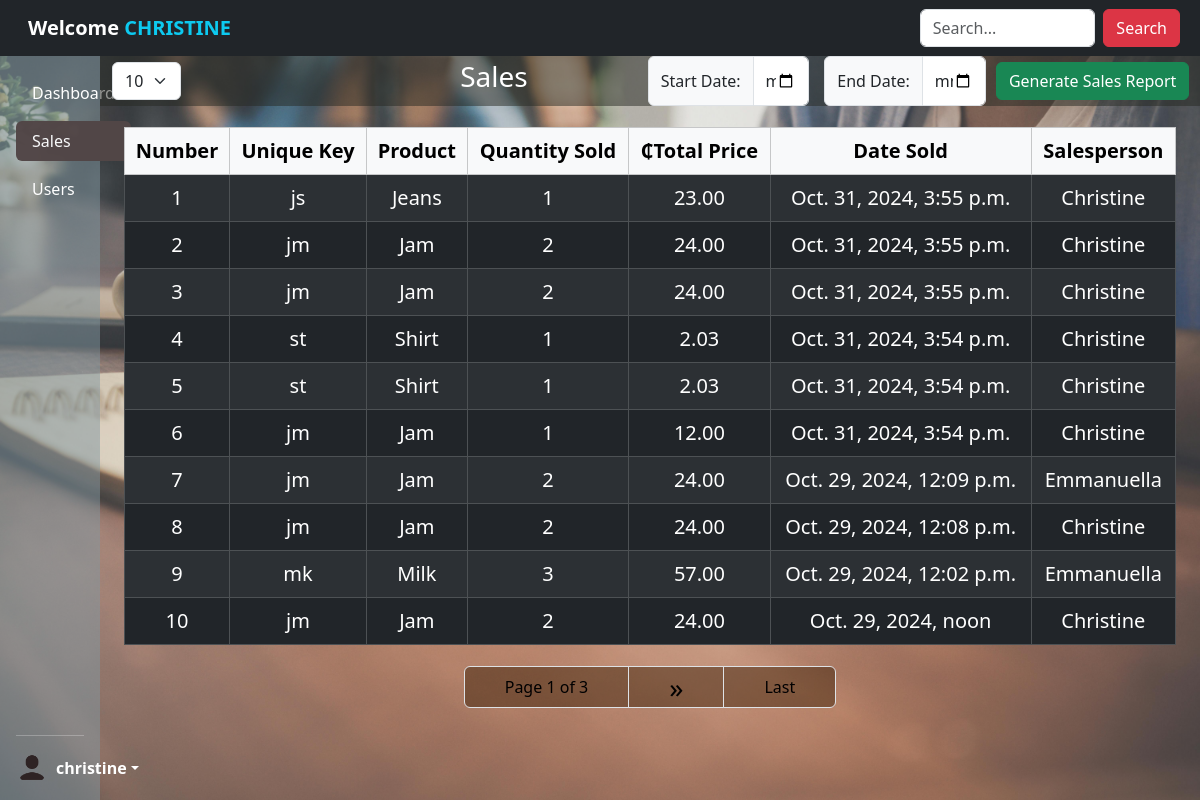
Screenshot of /view-sales/ (signed in) with the database file from the repository.
### revision_app/models.py (models this page shows, shortened)
class Sale(models.Model):
    product = models.ForeignKey(Products, on_delete=models.CASCADE)
    quantity_sold = models.PositiveBigIntegerField()
    total_price = models.DecimalField(max_digits=10, decimal_places=2)
    salesperson = models.ForeignKey(User, on_delete=models.SET_NULL, null=True)  # Link the sale to a user
    date_sold = models.DateTimeField(default=timezone.now)
    unique_key = models.CharField(
        max_length=2,
        blank=True,
        editable=False
    )
    class Meta:
        verbose_name = 'Sale'
        verbose_name_plural = 'Sales'

class Products(models.Model):
    product_name = models.CharField(max_length=200, db_index=True)
    price = models.DecimalField(max_digits=10, decimal_places=2, db_index=True)
    stock = models.PositiveBigIntegerField(default=0, db_index=True)
    unique_key = models.CharField(
        max_length=2,
        blank=True,
        editable=False,
        unique=True
    )
    def __str__(self):
        return self.product_name
    class Meta:
        verbose_name_plural = 'Products'
        ordering = ['product_name']

### revision_app/views.py (the view, shortened to what this page needs)
# urls.py: path('view-sales/', SalesListView.as_view(), name='view-sales'),
class SalesListView(LoginRequiredMixin, TemplateView):
    template_name = 'revision_app/sales.html'
    def get_context_data(self, **kwargs):
        context = super().get_context_data(**kwargs)
        paginate_by = self.request.GET.get('paginate_by', 10)
        sales = Sale.objects.all().order_by('-date_sold')
        products = Products.objects.all()
        search_input = self.request.GET.get('q', '').strip()
        paginator = Paginator(sales, int(paginate_by))
        page_number = self.request.GET.get('page')
        page_obj = paginator.get_page(page_number)
        context['page_obj'] = page_obj
        context['object_list'] = page_obj.object_list
        context['products'] = products
        context['sales'] = sales
        context['paginate_by'] = paginate_by
        context['search_input'] = search_input
        return context

### revision_app/templates/revision_app/sales.html (shortened to what this page needs)
{% extends 'revision_app/main.html' %}
{% load static %}
{% block content %}
{% include 'revision_app/pageloader.html' %}
<head><link rel="stylesheet" href="{% static 'css/bootstrap.css'  %}"></head>
<body style="background-image: url('{% static 'img/pexels-tirachard-kumtanom-112571-733856.jpg' %}'); background-size: cover; background-position: center; min-height: 100vh;">
<div class="container-fluid my-0 position-relative mx-0 px-0" style="padding-top: 56px; z-index: 1;">
<div class="container-fluid mx-0 px-0 w-100">
<div class="row">
<div class="d-flex mb-6 justify-content-end text-align-center position-fixed" style="z-index: 1050; width: 91.78%; background-color: rgba(39, 41, 35, 0.5);">
    <div class="input-group my-0 py-0" style="width: 15%; height: inherit; margin-right: auto;">
    <span class="d-flex align-items-center"><form method="get" action="" >
        <select name="paginate_by" id="paginate_by" onchange="this.form.submit()" class="form-select px-6" style="height: fit-content;">
          <option value="10" {% if request.GET.paginate_by == '10' %}selected{% endif %}>10</option>
        </select>
      </form></span></div>
    <h3 class="text-align-center text-white py-1" style="margin-right: 15vh;">Sales</h3>
    <div class="input-group my-0 py-0" style="width: 15%; height: inherit; margin-right: 15px;">
        <span class="input-group-text">Start Date:</span>
        <input type="date" id="start_date" class="form-control">
      </div>
    <div class="input-group" style="width: 15%; height: inherit; margin-right: 10px;">
        <span class="input-group-text">End Date:</span>
        <input type="date" id="end_date" class="form-control">
     </div>
     <span class="d-flex align-items-center"><a href="{% url 'generate_pdf' %}" class="btn btn-success" onclick="generatePDF()">Generate Sales Report</a></span>
</div></div>
<div class="container-fluid" style="padding-top: 55px;">
<table class="table table-bordered my-3 w-100 text-center fs-5 table-dark table-striped ">
    <thead>
        <tr class="table-light">
            <th>Number</th>
            <th>Unique Key</th>
            <th>Product</th>
            <th>Quantity Sold</th>
            <th>&#8373;Total Price</th>
            <th>Date Sold</th>
            <th>Salesperson</th>
        </tr>
    </thead>
    <tbody>
        {% for sale in page_obj.object_list %}
        <tr>
            <td>{{ forloop.counter }}</td>
            <td>{{ sale.unique_key }}</td>
            <td>{{ sale.product }}</td>
            <td>{{ sale.quantity_sold }}</td>
            <td>{{ sale.total_price|floatformat:2 }}</td>
            <td>{{ sale.date_sold }}</td>
            <td>{{ sale.salesperson.username|capfirst }}
        </tr>
        {% empty %}
        <tr>
            <td colspan="6">No sales available.</td>
        </tr>
        {% endfor %}
    </tbody>
</table>
<div class="flex-row d-flex justify-content-center">
<nav aria-label="Page navigation example" style="margin-top: 0.5%;">
    <ul class="pagination">
  <li class="page-item"><a href="#" class="page-link"><span>Page {{ page_obj.number }} of {{ page_obj.paginator.num_pages }}</span></a></li>
  {% if page_obj.has_next %}
  <li class="page-item">
    <a href="?page={{ page_obj.next_page_number }}&paginate_by={{ paginate_by }}"
    class="page-link fs-3 d-flex align-items-center justify-content-center" style="height: 42px;">&raquo;</a>
    </li>
    <li class="page-item">
    <a href="?page={{ page_obj.paginator.num_pages }}&paginate_by={{ paginate_by }}" class="page-link">Last</a>
</li>
    {% endif %}
</ul>
</nav>
</div>
</div>
</div>
</div>
</div>
{% endblock %}

### revision_app/templates/revision_app/main.html (shortened to what this page needs)
{% load static %}
<!DOCTYPE html>
<html lang="en">
<head>
    <link rel="stylesheet" href="{% static 'css/bootstrap.css'  %}">
</head>
<body class="">
        <div class="container-fluid p-6">
        <div class="row">
            <div class="col-1 px-0" >
                <div class=" text-start d-flex flex-column justify-content-between flex-shrink-0 p-3 text-white position-fixed" style="height: 100vh; width: 8.33333333%; background-color: rgba(130, 152, 161, 0.5);">
        <ul class="nav flex-column mb-auto nav-pills" style="padding-top: 20px;">
          {% if request.user.groups.exists %}
            {% if request.user.groups.all.0.name == "admin" %}
              <li class="nav-item">
                <a href="{% url 'dashboard' %}" class="nav-link my-1 {% if request.path == '/' %}active{% endif %} text-white">Dashboard
                </a>
              </li>
              <li class="nav-item">
                <a href="{% url 'view-sales' %}" class="nav-link my-1 {% if request.path == '/view-sales/' %}active{% endif %} text-light">
                  Sales
                </a>
              </li>
              <li>
                <a href="{% url 'user' %}" class="nav-link my-1 {% if request.path == '/user/' %}active{% endif %} text-white">
                  Users
                </a>
              </li>
            {% endif %}
          {% endif %}
        </ul>
        <hr>
        <div class="dropdown">
          <a href="#" class="d-flex align-items-center text-white text-decoration-none dropdown-toggle" id="dropdownUser1" data-bs-toggle="dropdown" aria-expanded="false">
            <img src="{% static 'img/icons8_user_60px.png' %}" alt="" width="32" height="32" class="rounded-circle me-2">
            <strong>{{user.username}}</strong>
          </a>
        </div>
      </div></div>
<div class="col-11 p-0">
    <div class="container-fluid w-100 px-0 position-fixed"  style="z-index: 1050">
    <nav class="navbar navbar-expand-sm bg-dark navbar-dark fixed-top">
        <div class="container-fluid">
          <a class="navbar-brand ms-3" href="#">
            <strong>Welcome<span class="text-info"> {{request.user.username|upper}}</span></strong></a>
        </div>
        {% if request.user.groups.exists %}
            {% if request.user.groups.all.0.name == "admin" %}
        <form method="GET" action="" class="bd-search  ms-6 d-flex justify-content-between" style="margin-right: 20px;">
          <input class="form-control me-2" type="text" name="q" placeholder="Search..." value="{{search_input}}">
          <button type="submit" class="btn btn btn-danger">Search</button>
      </form>
      {% endif %}
            {% endif %}
      </nav>
    </div>
      <div class="container-fluid">
    {% block content %}
    {% endblock %}</div>
</div>
</div>
</body>
</html>

### revision_app/templates/revision_app/sales.html (style rules this page uses)
.pagination { justify-content: center; width: 100%; }
.pagination .page-item .page-link { min-width: 70%; padding: 0.5rem 2.5rem; font-size: 1rem; color: black; font-weight: 500; background-color: rgba(51, 26, 2, 0.45); }

### revision_app/templates/revision_app/main.html (style rules this page uses)
.nav-pills .nav-link { color: white; }
.nav-pills .nav-link.active { background-color: rgba(82, 71, 71, 0.979); color: white; }

### rows the page displays
Sale: unique_key "js", product "Jeans", quantity_sold "1", total_price "23.00", date_sold "Oct. 31, 2024, 3:55 p.m.", salesperson.username "Christine"
Sale: unique_key "jm", product "Jam", quantity_sold "2", total_price "24.00", date_sold "Oct. 31, 2024, 3:55 p.m.", salesperson.username "Christine"
Sale: unique_key "jm", product "Jam", quantity_sold "2", total_price "24.00", date_sold "Oct. 31, 2024, 3:55 p.m.", salesperson.username "Christine"
Sale: unique_key "st", product "Shirt", quantity_sold "1", total_price "2.03", date_sold "Oct. 31, 2024, 3:54 p.m.", salesperson.username "Christine"
Sale: unique_key "st", product "Shirt", quantity_sold "1", total_price "2.03", date_sold "Oct. 31, 2024, 3:54 p.m.", salesperson.username "Christine"
Sale: unique_key "jm", product "Jam", quantity_sold "1", total_price "12.00", date_sold "Oct. 31, 2024, 3:54 p.m.", salesperson.username "Christine"
Sale: unique_key "jm", product "Jam", quantity_sold "2", total_price "24.00", date_sold "Oct. 29, 2024, 12:09 p.m.", salesperson.username "Emmanuella"
Sale: unique_key "jm", product "Jam", quantity_sold "2", total_price "24.00", date_sold "Oct. 29, 2024, 12:08 p.m.", salesperson.username "Christine"
Sale: unique_key "mk", product "Milk", quantity_sold "3", total_price "57.00", date_sold "Oct. 29, 2024, 12:02 p.m.", salesperson.username "Emmanuella"
Sale: unique_key "jm", product "Jam", quantity_sold "2", total_price "24.00", date_sold "Oct. 29, 2024, noon", salesperson.username "Christine"

### other values shown
{{ user.username }} "christine"
{{ request.user.username|upper }} "CHRISTINE"
{{ page_obj.number }} "1"
{{ page_obj.paginator.num_pages }} "3"
